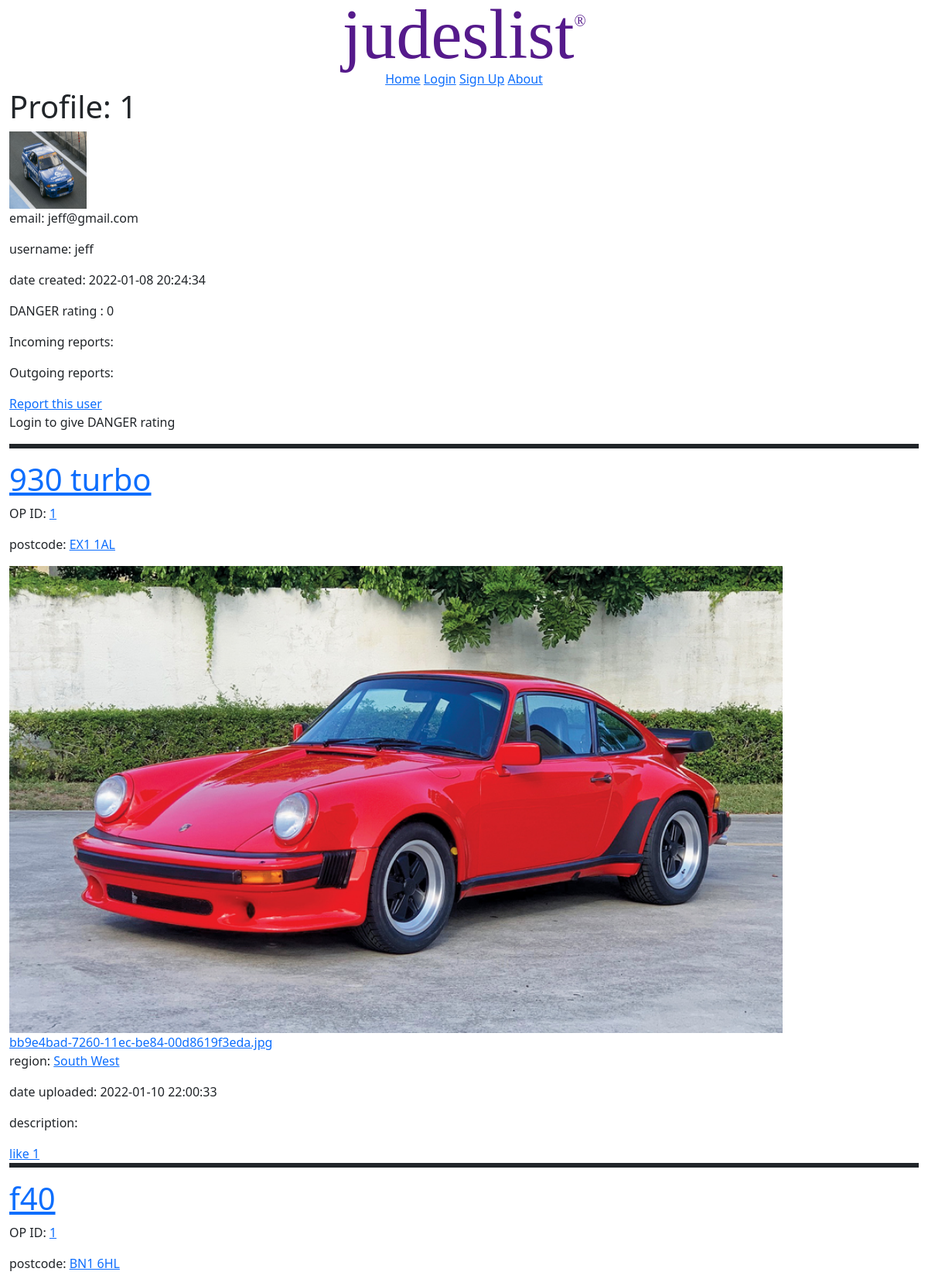
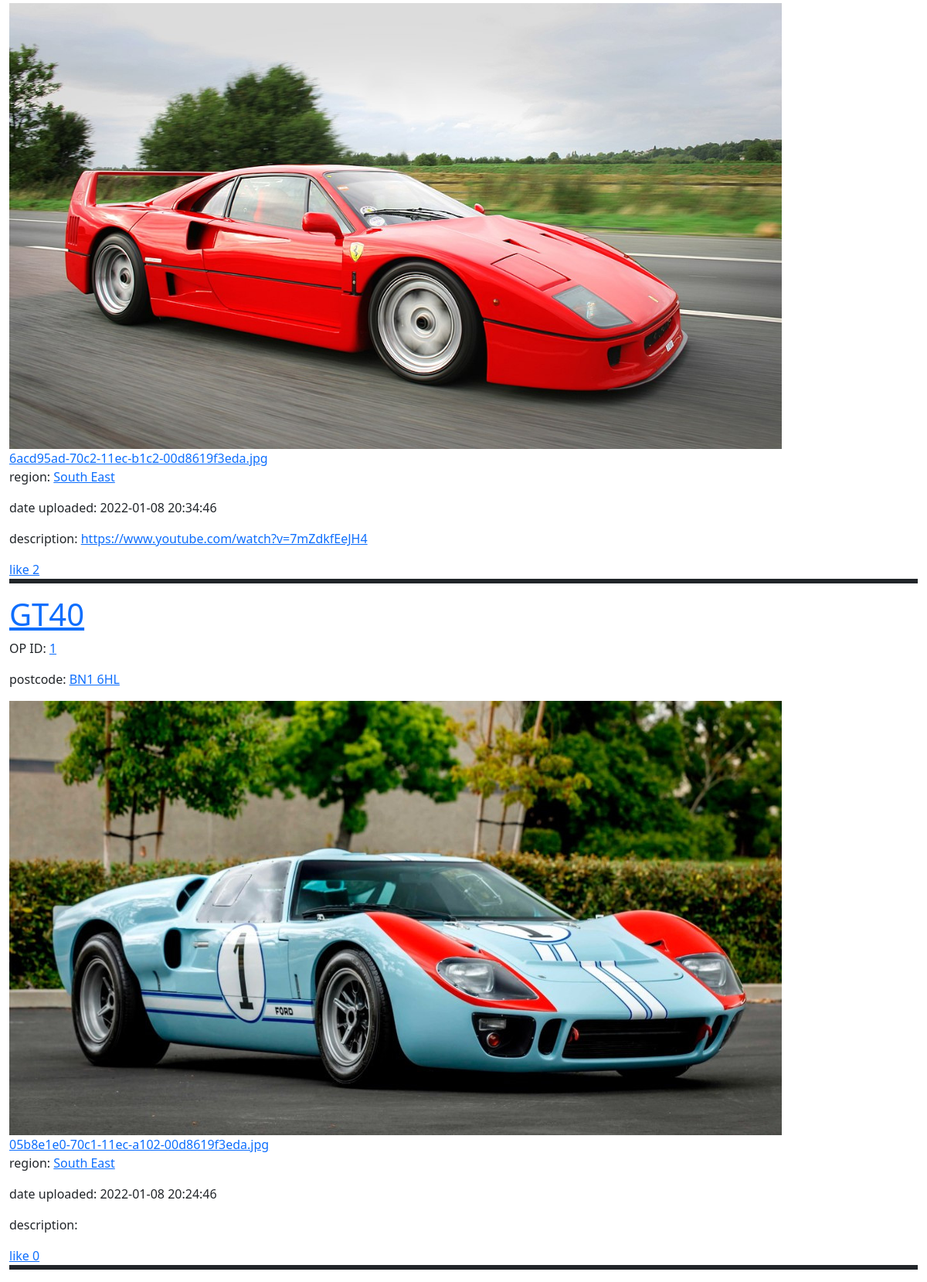
The page /user/1 on the database as committed earlier (2 pictures, top to bottom).
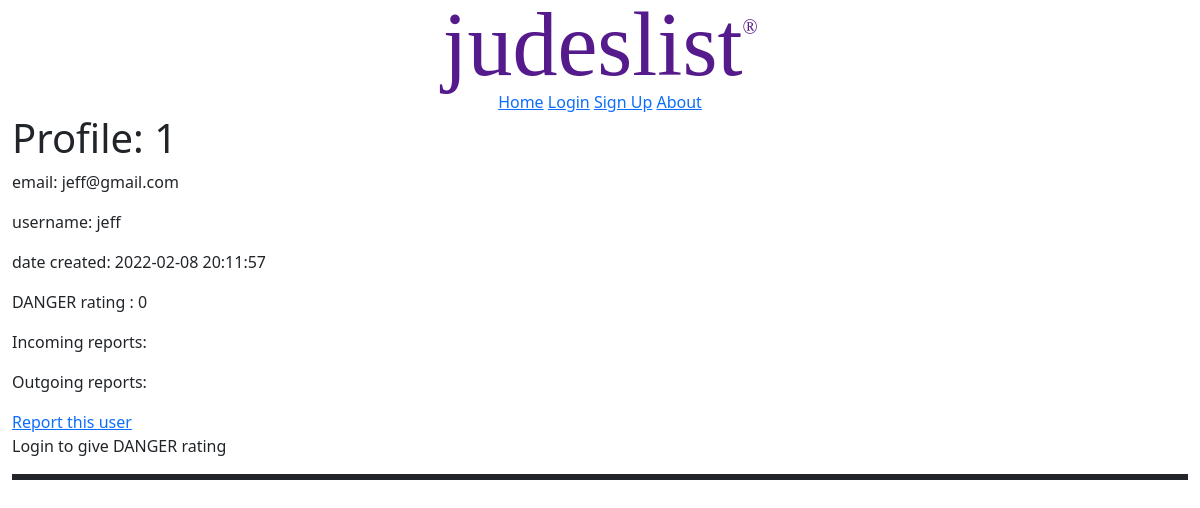
The same page on the database as committed later.
### website/models.py (models this page shows)
class ProfilePicture(db.Model):
    id = db.Column(db.Integer, primary_key=True)
    filename = db.Column(db.Text, nullable=False)
    user_id = db.Column(db.Integer, db.ForeignKey("user.id"))

class User(db.Model, UserMixin):
    id = db.Column(db.Integer, primary_key=True)
    email = db.Column(db.String(150), unique=True)
    username = db.Column(db.String(150), unique=True)
    password = db.Column(db.String(150))
    date_created = db.Column(db.DateTime(timezone=True), default=func.now())
    admin = db.Column(db.Boolean(),default=False)
    banned = db.Column(db.Boolean(),default=False)
    ProfilePicture = db.relationship("ProfilePicture")
    Listing = db.relationship("Listing")
    Comments = db.relationship("Comments")
    Likes = db.relationship("Likes")

class Listing(db.Model):
    id = db.Column(db.Integer, primary_key=True)
    title = db.Column(db.String(100))
    postcode = db.Column(db.String(10))
    description = db.Column(db.String(300))
    region = db.Column(db.String(50))
    date_created = db.Column(db.DateTime(timezone=True), default=func.now())
    file = db.Column(db.Text, nullable=False)
    minetype = db.Column(db.Text, nullable=False)
    removed = db.Column(db.Boolean(),default=False)
    user_id = db.Column(db.Integer, db.ForeignKey("user.id"))
    Comments = db.relationship("Comments")
    Likes = db.relationship("Likes")

### website/auth.py (the view, shortened to what this page needs)
@auth.route("/user/<userid>", methods = ["GET", "POST"])
def user(userid):
    if request.method == "POST":
        pass
    user = User.query.filter_by(id=userid).first()
    profile_pictures_ = ProfilePicture.query.filter_by(user_id=userid).first()
    danger_rating = Ratings.query.filter_by(rated_user_id=userid).all()
    ratingslist = []
    for i in danger_rating:
        if str(i.rating).isnumeric():
            ratingslist.append(i.rating)
    if ratingslist == []:
        the_rating = 0
    else:
        the_rating = round(sum(ratingslist)/len(ratingslist), 1)
    if user:
        listing = Listing.query.filter_by(user_id = userid).order_by(desc(Listing.date_created))
        if current_user.is_authenticated:
            if int(current_user.id) == int(userid):
                foreign_profile = False
            else: foreign_profile = True
        else: foreign_profile = True
        return render_template("user.html", current_user = current_user, userid = userid, foreign_profile = foreign_profile, user = user, profile_pictures_ = profile_pictures_, listing = listing, the_rating = the_rating, Reports = Reports, Likes = Likes)
    else:
        flash("Profile not found", category='error')
        return redirect(url_for("views.home"))

### website/templates/user.html (shortened to what this page needs)
{% extends "listing.html" %}
{% block header %}
  {% if not foreign_profile %}
    <h1>Your Profile:</h1>
    {% if profile_pictures_ %}
      <img src="{{ url_for('static', filename='PROFILEPICS/' + profile_pictures_.filename) }}" width = 100, height = 100>
      <br></br>
    {% endif %}
    <a href = "/profile_picture_upload">upload profile picture</a>
  {% else %}
    <h1>Profile: {{userid}}</h1>
  {% endif %}
  {% if profile_pictures_ %}
    {% if foreign_profile %}
      <img src="{{ url_for('static', filename='PROFILEPICS/' + profile_pictures_.filename) }}" width = 100, height = 100>
    {% endif %}
  {% endif %}
  <p>email: {{user.email}}</p>
  <p>username: {{user.username}}</p>
  <p>date created: {{user.date_created}}</p>
  <p>DANGER rating : {{the_rating}}</p>
  <p>Incoming reports:</p>
  <p>Outgoing reports:</p>
{% if foreign_profile %}
  <a href = "/report/{{userid}}">Report this user</a>
  {% if current_user.is_authenticated %}
  <p>Give this user a DANGER rating, 1 being the least dangerous and 5 being the most</p>
    <form action="/user/{{userid}}" method="POST">
      <input type="number" id="form_rating" name="form_rating" min="1" max="5">
      <input type="submit">
    </form>
  <br></br>
  {% else %}
    <p>Login to give DANGER rating</p>
  {% endif %}
{% endif %}
<p class="solid" style="border-style: solid;"></p>
{% endblock %}

### website/templates/listing.html (shortened to what this page needs)
{% extends "base.html" %}
{% block content %}
{% block header %}{% endblock %}
{% for listings in listing  %}
  {% set typelist = listings.minetype.split('/') %}
  {% if listings.removed == 0 %}
    <h1><a href = "/listings/{{listings.id}}">{{listings.title}}</a></h1>
    <p>OP ID: <a href = "/user/{{listings.user_id}}">{{listings.user_id}}</a></p>
    <p>postcode: <a href = "https://www.google.com/maps/place/{{listings.postcode}}">{{listings.postcode}}</a></p>
    {% if listings.file != "" %}
      <section class="col-md-3 col-sm-6" >
        {% if typelist[0] == "image" %}
          <img src="{{ url_for('static', filename='uploads/' + listings.file) }}" width = 1000>
        {% endif %}
      </section>
      <a href="{{ url_for('static', filename='uploads/' + listings.file) }}" style="absolute: 600;" download>{{ listings.file }}</a>
    {% endif %}
    <p>region: <a href = "/region/{{listings.region}}">{{listings.region}}</a></p>
    <p>date uploaded: {{listings.date_created}}</p>
    <p>description: {{listings.description|urlize}}</p>
    {% if current_user.id in listings.Likes|map(attribute="user_id")|list %}
      <a href="/like/{{listings.id}}">unlike {{listings.Likes|length}}</a>
    {% else %}
      <a href="/like/{{listings.id}}">like {{listings.Likes|length}}</a>
    {% endif %}
  {% else %}
    <h1><a href = "/listings/{{listings.id}}">POST REMOVED</a></h1>
    <p>OP ID: <a href = "/user/{{listings.user_id}}">{{listings.user_id}}</a></p>
    <p>date uploaded: {{listings.date_created}}</p>
  {% endif %}
  <p class="solid" style="border-style: solid;"></p>
{% endfor %}
{% endblock %}

### website/templates/base.html (shortened to what this page needs)
<!DOCTYPE html>
<html lang="en">
  <head>
    <link href="https://cdn.jsdelivr.net/npm/bootstrap@5.1.3/dist/css/bootstrap.min.css" rel="stylesheet">
  </head>
  <body>
    <h2 id = "logo">judeslist<sup id = sign>®</sup></h2>
    <div class="text-center">
        <a href="/">Home</a>
      {% if current_user.is_authenticated %}
        <a href="/logout">Logout</a>
        <a href="/user/{{current_user.id}}">Profile</a>
        <a href="/upload_listing">Upload Listing</a>
      {% else %}
        <a href="/login">Login</a>
        <a href="/sign-up">Sign Up</a>
      {% endif %}
        <a href="/about">About</a>
    </div>
    <div class="container-fluid">{% block content %}{% endblock %}</div>
  </body>
</html>

### website/templates/base.html (style rules this page uses)
#logo { font-size: 90px; line-height: 90px; color: #551A8B; text-align: center; font-weight: 500; font-family: "Times New Roman",Times,serif; font-stretch: expanded; width: 100%; margin: 0 auto; background-color: white; border: 0; }
#sign { color: #551A8B; font-size: 20px; line-height: normal; vertical-align: super; }
body { background-color: white; }

Rows that differ between the two databases and show on the page:
removed ProfilePicture: filename (picture)
removed Listing: title "930 turbo", user_id "1", postcode "EX1 1AL", file (picture), file "bb9e4bad-7260-11ec-be84-00d8619f3eda.jpg", region "South West", date_created "2022-01-10 22:00:33", Likes|length "1"
removed Listing: title "f40", user_id "1", postcode "BN1 6HL", file (picture), file "6acd95ad-70c2-11ec-b1c2-00d8619f3eda.jpg", region "South East", date_created "2022-01-08 20:34:46", description "https://www.youtube.com/watch?v=7mZdkfEeJH4", Likes|length "2"
removed Listing: title "GT40", user_id "1", postcode "BN1 6HL", file (picture), file "05b8e1e0-70c1-11ec-a102-00d8619f3eda.jpg", region "South East", date_created "2022-01-08 20:24:46", Likes|length "0"
changed User "jeff@gmail.com": date_created "2022-01-08 20:24:34" → "2022-02-08 20:11:57"
